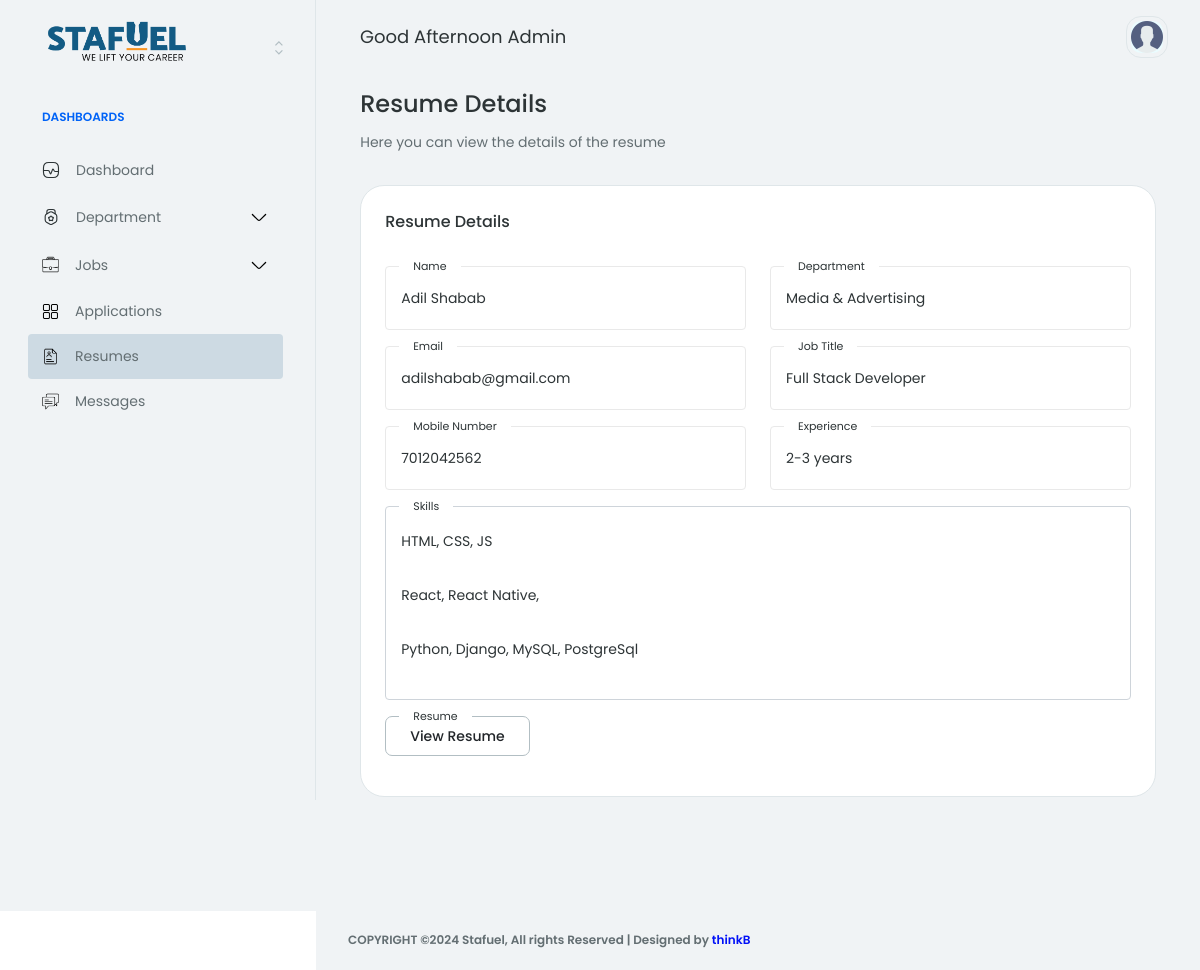
The app's page /account/resumes/adil-shabab-full-stack-developer (signed in) with its own data.
### core/models.py (models this page shows, shortened)
class Resume(models.Model):
    EXPERIENCE_CHOICES = [
        ('0-1', '0-1 years'),
        ('1-2', '1-2 years'),
        ('2-3', '2-3 years'),
        ('3-4', '3-4 years'),
        ('4-5', '4-5 years'),
        ('5+', '5+ years'),
    ]
    name = models.CharField(max_length=255)
    email = models.EmailField()
    number = models.CharField(max_length=14)
    experience = models.CharField(max_length=3, choices=EXPERIENCE_CHOICES)
    skills = RichTextField()
    resume = models.FileField(upload_to='resumes/', validators=[validate_pdf])
    job_title = models.CharField(max_length=255)
    department = models.ForeignKey(Department, on_delete=models.CASCADE)
    created_at = models.DateTimeField(auto_now_add=True)
    slug = models.SlugField(max_length=255, unique=True, blank=True)

class Department(models.Model):
    STATUS_CHOICES = [
        ('active', 'Active'),
        ('inactive', 'Inactive'),
    ]
    name = models.CharField(max_length=100)
    icon = models.CharField(max_length=60)
    created_at = models.DateTimeField(auto_now_add=True)
    openings = models.IntegerField()
    slug = models.SlugField(unique=True, blank=True)
    status = models.CharField(max_length=8, choices=STATUS_CHOICES, default='active')

### core/views.py (the view)
# urls.py: path('resumes/<slug:slug>', view_resume, name='view_resume'),
@login_required(login_url='login')
def view_resume(request, slug):
    resume = Resume.objects.get(slug=slug)
    return render(request, 'backend/resume-view.html', {'resume': resume})

### templates/backend/resume-view.html (shortened to what this page needs)
{% extends 'backend/base.html' %}
{% load static %}
{% block content %}
<div class="row mb-32 gy-32">
    <div class="col-12">
        <div class="row align-items-center justify-content-between g-24">
            <div class="col-12 col-md-6">
                <h3>Resume Details</h3>
                <p class="hp-p1-body mb-0">Here you can view the details of the resume</p>
            </div>
        </div>
    </div>
    <div class="col-12">
        <div class="row g-32">
            <div class="col-12 col-lg-12">
                <div class="row g-32">
                    <div class="col-12">
                        <div class="card hp-project-ecommerce-table-card">
                            <div class="card-body">
                                <div class="row">
                                    <div class="col-12">
                                        <div class="d-flex align-items-center justify-content-between mb-32">
                                            <h5 class="mb-0">Resume Details</h5>
                                        </div>
                                        <form method="post" action="#" enctype="multipart/form-data">
                                            <div class="row">
                                                <div class="col-md-6 input_div">
                                                    <label for="id_job">Name</label>
                                                    <input type="text" value="{{ resume.name }}" readonly class="form-control">
                                                </div>
                                                <div class="col-md-6 input_div">
                                                    <label for="id_department">Department</label>
                                                    <input type="text" value="{{ resume.department.name }}" readonly class="form-control">
                                                </div>
                                                <div class="col-md-6 input_div">
                                                    <label for="id_email">Email</label>
                                                    <input type="email" value="{{ resume.email }}" readonly class="form-control">
                                                </div>
                                                <div class="col-md-6 input_div">
                                                    <label for="id_email">Job Title</label>
                                                    <input type="email" value="{{ resume.job_title }}" readonly class="form-control">
                                                </div>
                                                <div class="col-md-6 input_div">
                                                    <label for="id_mobile_number">Mobile Number</label>
                                                    <input type="text" value="{{ resume.number }}" readonly class="form-control">
                                                </div>
                                                <div class="col-md-6 input_div">
                                                    <label for="id_experience">Experience</label>
                                                    <input type="text" value="{{ resume.get_experience_display }}" readonly class="form-control">
                                                </div>
                                                <div class="col-md-12 input_div">
                                                    <label for="id_skills">Skills</label>
                                                    <div id="id_skills" class="form-control" >{{ resume.skills|safe }}</div>
                                                </div>
                                                <div class="col-md-12 input_div d-flex justify-content-start align-items-center">
                                                    <label for="id_resume">Resume</label>
                                                    <a href="{{ resume.resume.url }}" target="_blank" class="btn btn_resume">View Resume</a>
                                                </div>
                                            </div>
                                        </form>
                                    </div>
                                </div>
                            </div>
                        </div>
                    </div>
                </div>
            </div>
        </div>
    </div>
</div>
{% endblock %}

### static/app-assets/css/base/typography.css (style rules this page uses)
h1, h2, h3, h4, h5, h6, .h1, .h2, .h3, .h4, .h5, .h6 { color: #2d3436; font-weight: 500; }
h3 { font-size: 24px; line-height: 28px; }
h5 { font-size: 16px; line-height: 24px; }
.hp-p1-body { font-size: 14px; line-height: 21px; color: #636e72; font-weight: 400; }

### static/app-assets/css/base/base.css (style rules this page uses)
body { color: #2d3436; font-size: 14px; font-family: "Poppins", sans-serif; line-height: 1.5715; overflow-x: hidden; }
a { -webkit-transition: 0.3s; transition: 0.3s; }

### static/app-assets/css/components.css (style rules this page uses)
.btn { display: -webkit-inline-box; display: -ms-inline-flexbox; display: inline-flex; -webkit-box-align: center; -ms-flex-align: center; align-items: center; -webkit-box-pack: center; -ms-flex-pack: center; justify-content: center; white-space: initial; height: auto; min-height: 40px; -webkit-box-shadow: none; box-shadow: none; background: #ffffff; font-weight: 500; border-color: #b2bec3; }

### static/assets/css/style.css (style rules this page uses)
:root { --ri5-color-primary-hsl: 242, 69%, 52%; --ri5-color-bg-hsl: 0, 0%, 100%; --ri5-color-contrast-high-hsl: 230, 7%, 23%; --ri5-color-contrast-higher-hsl: 230, 13%, 9%; --ri5-color-bg-darker-hsl: 240, 4%, 90%; --ri5-color-white-hsl: 0, 0%, 100%; --ri5-text-sm: 0.833rem; --radio-switch-width: 186px; --radio-switch-height: 46px; --radio-switch-padding: 1px; --radio-switch-radius: 100vw; --radio-switch-animation-duration: 0.3s; }
.input_div { display: flex; justify-content: center; margin-bottom: 20px; align-items: center; position: relative; }
.input_div input { width: 100%; border: 0.4px solid rgb(233, 233, 233); transition: 0.8s; outline: none; padding: 12px 15px; }
.input_div label { position: absolute; font-size: 11px; top: -8px; width: fit-content; background: white; padding: 0px 14px; left: 26px; }
.form-control:disabled, .form-control[readonly] { background-color: white !important; }

### templates/backend/resume-view.html (style rules this page uses)
.input_div { margin-bottom: 1rem; }
.form-control { border: 1px solid #ced4da; border-radius: .25rem; padding: 15px; word-wrap: break-word; }

### records on screen
Resume: name "Adil Shabab", department.name "Media & Advertising", email "adilshabab@gmail.com", job_title "Full Stack Developer", number "7012042562", experience "2-3 years", skills "HTML, CSS, JS React, React Native, Python, Django, MySQL, PostgreSql"
